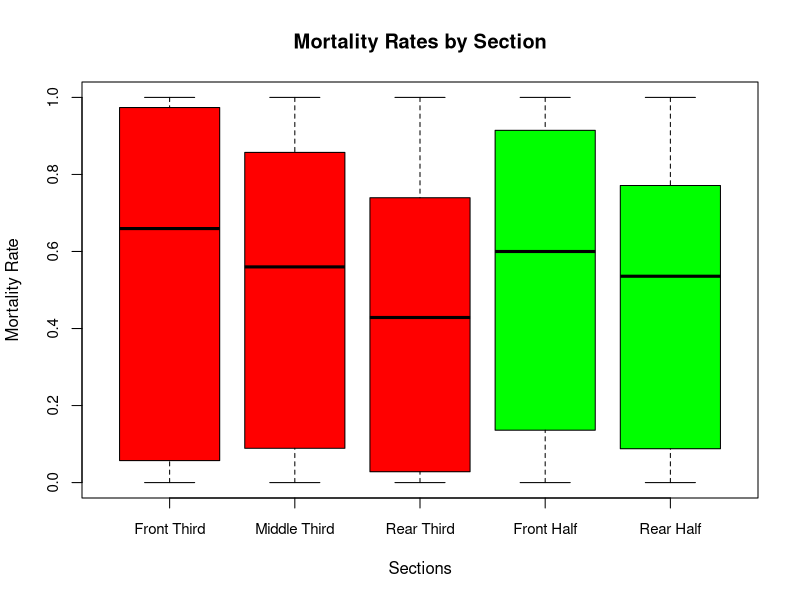
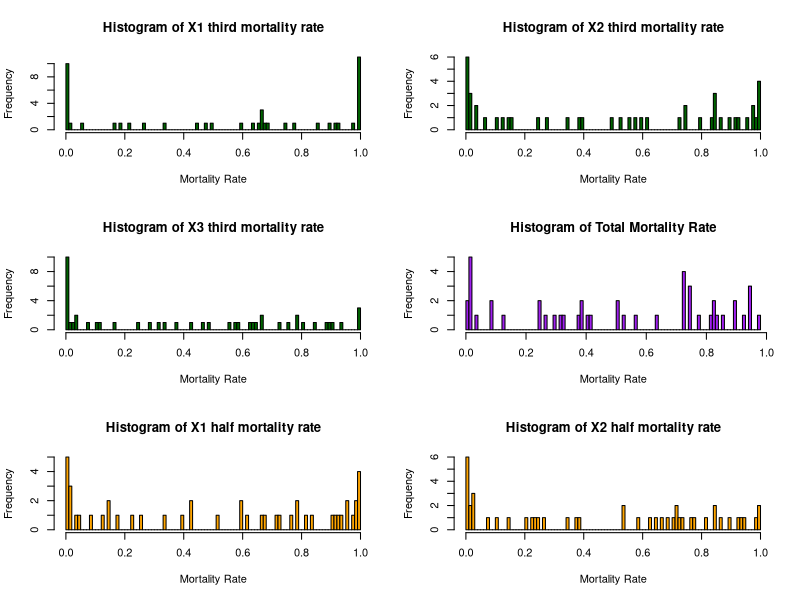
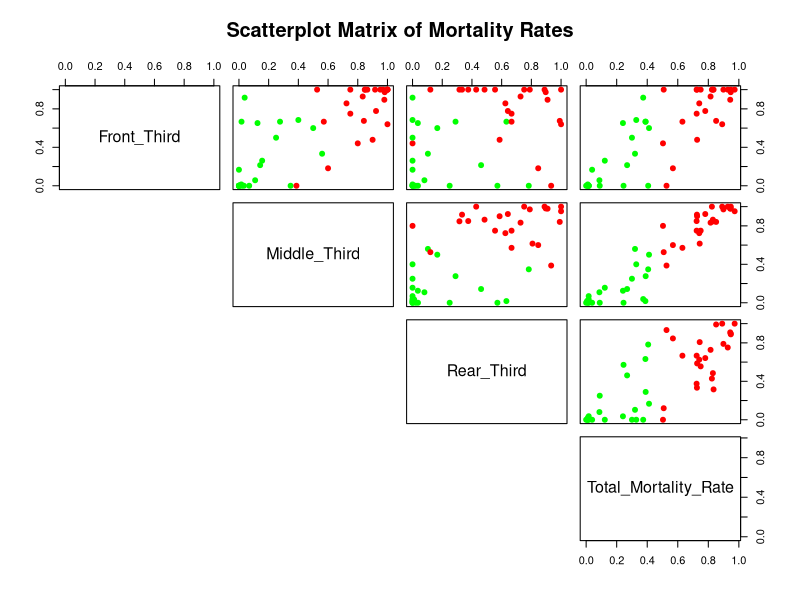
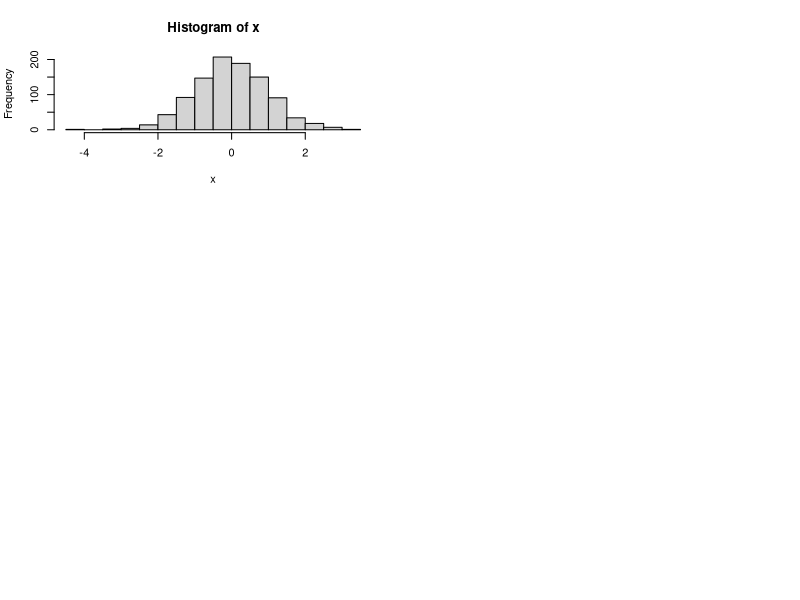

Reproduce these figures in R, in order.
## ---- chunk 1
knitr::opts_chunk$set(echo = TRUE)
## ---- chunk 2
accident_data <- read.csv("AllCREEP_cleaned_eng.csv")
str(accident_data)

## ---- chunk 3
# add a colum of # of passengers for each airplain section
accident_data <- within(accident_data, {
  X2.half.total  <- X2.half.minor  + X2.half.major  + X2.half.dead
  X1.half.total  <- X1.half.minor  + X1.half.major  + X1.half.dead
  X3.third.total <- X3.third.minor + X3.third.major + X3.third.dead
  X2.third.total <- X2.third.minor + X2.third.major + X2.third.dead
  X1.third.total <- X1.third.minor + X1.third.major + X1.third.dead
})

# now we transform the variables that are categorical into factors
factor_cols <- c("PhaseOfFlight", "Time", "Place", "HasFire", "Environment", 
                 "EnergyAbsorption", "CrushedFuselage", "RestraintIntact")

accident_data[factor_cols] <- lapply(accident_data[factor_cols], as.factor)
## ---- chunk 4
accident_data <- within(accident_data, {
  X1.third.mortality.rate <- X1.third.dead / X1.third.total
  X2.third.mortality.rate <- X2.third.dead / X2.third.total
  X3.third.mortality.rate <- X3.third.dead / X3.third.total
  X1.half.mortality.rate  <- X1.half.dead  / X1.half.total
  X2.half.mortality.rate  <- X2.half.dead  / X2.half.total
})
## ---- chunk 5
with(accident_data, {
  boxplot(X1.third.mortality.rate, 
          X2.third.mortality.rate, 
          X3.third.mortality.rate, 
          X1.half.mortality.rate, 
          X2.half.mortality.rate, 
          names = c("Front Third", "Middle Third", "Rear Third", "Front Half", "Rear Half"),
          main = "Mortality Rates by Section",
          ylab = "Mortality Rate",
          xlab = "Sections",
          col = c("red", "red", "red", "green", "green"),
          cex.axis = 0.9)
})
## ---- chunk 6
# shapiro test for normality, p-value extrated and lableled
shapiro_results <- data.frame(
  Section = c("Front Third", "Middle Third", "Rear Third", "Front Half", "Rear Half"),
  P_Value = c(
    shapiro.test(accident_data$X1.third.mortality.rate)$p.value,
    shapiro.test(accident_data$X2.third.mortality.rate)$p.value,
    shapiro.test(accident_data$X3.third.mortality.rate)$p.value,
    shapiro.test(accident_data$X1.half.mortality.rate)$p.value,
    shapiro.test(accident_data$X2.half.mortality.rate)$p.value
  )
)
shapiro_results
## ---- chunk 7
par(mfrow = c(3, 2))

colums <- c("X1.third.mortality.rate","X2.third.mortality.rate" ,"X3.third.mortality.rate") 

for( c in colums){
  hist(accident_data[[c]],
       main = paste("Histogram of", gsub("\\.", " ", c)),
       xlab = "Mortality Rate",
       col = "darkgreen",
       border = "black",
       breaks = 100)
}

##histogram for total mortality rate
hist((accident_data$X1.third.dead + accident_data$X2.third.dead + accident_data$X3.third.dead) / 
       (accident_data$X1.third.total + accident_data$X2.third.total + accident_data$X3.third.total),
     main = "Histogram of Total Mortality Rate",
     xlab = "Mortality Rate",
     col = "purple",
     border = "black",
     breaks = 100)

# check for value ==1 or value ==0 of the total mortality rate
accident_data$Total.mortality.rate <- (accident_data$X1.third.dead + accident_data$X2.third.dead + accident_data$X3.third.dead) / 
  (accident_data$X1.third.total + accident_data$X2.third.total + accident_data$X3.third.total)
#sum(accident_data$Total.mortality.rate == 1) # 0
#sum(accident_data$Total.mortality.rate == 0) # 1





colums_half <- c("X1.half.mortality.rate","X2.half.mortality.rate")
for( c in colums_half){
  hist(accident_data[[c]],
       main = paste("Histogram of", gsub("\\.", " ", c)),
       xlab = "Mortality Rate",
       col = "orange",
       border = "black",
       breaks = 100)
}

library(corrplot)

# 1. Setup Data
correlation_matrix <- data.frame(
  Front_Third = accident_data$X1.third.mortality.rate,
  Middle_Third = accident_data$X2.third.mortality.rate,
  Rear_Third = accident_data$X3.third.mortality.rate,
  Total_Mortality_Rate = accident_data$Total.mortality.rate
)

# 2. Create the Color Gradient Logic
# Create a palette generator that goes from Green -> Red
rbPal <- colorRampPalette(c("green", "red"))

# Map the Total_Mortality_Rate variable to 100 bins (shades of color)
# 'cut' divides the numeric range into intervals, returning the index (1-100)
# We use that index to pick the specific color from rbPal
point_colors <- rbPal(2)[as.numeric(cut(correlation_matrix$Total_Mortality_Rate, breaks = 2))]

# 3. Plot
scatterplot_matrix <- function(data) {
  pairs(data, 
        main = "Scatterplot Matrix of Mortality Rates",
        pch = 19, 
        # Pass the vector of colors we created
        col = point_colors,
        lower.panel = NULL) 
}

scatterplot_matrix(correlation_matrix)
## ---- chunk 8
# Kruskal-Wallis test for differences in mortality rates between sections (only thirds)
mortality_data_third <- data.frame(
  SectionThird = rep(c("Front Third", "Middle Third", "Rear Third"), each = nrow(accident_data)),
  MortalityRateThird = c(accident_data$X1.third.mortality.rate, 
                    accident_data$X2.third.mortality.rate, 
                    accident_data$X3.third.mortality.rate)
)

kruskal_result_third <- kruskal.test(MortalityRateThird ~ SectionThird, data = mortality_data_third)
kruskal_result_third

# Kruskal-Wallis test for differences in mortality rates between sections (only halves)
mortality_data_half <- data.frame(
  SectionHalf = rep(c("Front Half", "Rear Half"), each = nrow(accident_data)),
  MortalityRateHalf = c(accident_data$X1.half.mortality.rate, 
                    accident_data$X2.half.mortality.rate)
)

kruskal_result_half <- kruskal.test(MortalityRateHalf ~ SectionHalf, data = mortality_data_half)
kruskal_result_half
## ---- chunk 9
### test glm with binomial family to see the effect of other variables on mortality rate for each section

## also print the varius confidence intervals for the coefficients, and trasform them into odds ratios
glm_third_1 <- glm(cbind(accident_data$X1.third.dead, accident_data$X1.third.total - accident_data$X1.third.dead) ~ 
                     #accident_data$PhaseOfFlight + 
                     #accident_data$Time + 
                     #accident_data$Place + 
                     accident_data$HasFire + 
                     #accident_data$Environment + 
                     accident_data$EnergyAbsorption + 
                     accident_data$CrushedFuselage + 
                     accident_data$RestraintIntact, 
                   family = quasibinomial(link = "logit"))

glm_third_2 <- glm(cbind(accident_data$X2.third.dead, accident_data$X2.third.total - accident_data$X2.third.dead) ~ 
                     #accident_data$PhaseOfFlight + 
                     #accident_data$Time + 
                     #accident_data$Place + 
                     accident_data$HasFire + 
                     #accident_data$Environment + 
                     accident_data$EnergyAbsorption + 
                     accident_data$CrushedFuselage + 
                     accident_data$RestraintIntact, 
                   family = quasibinomial(link = "logit"))

glm_third_3 <- glm(cbind(accident_data$X3.third.dead, accident_data$X3.third.total - accident_data$X3.third.dead) ~ 
                     #accident_data$PhaseOfFlight + 
                     #accident_data$Time + 
                     #accident_data$Place + 
                     accident_data$HasFire + 
                     #accident_data$Environment + 
                     accident_data$EnergyAbsorption + 
                     accident_data$CrushedFuselage + 
                     accident_data$RestraintIntact, 
                   family = quasibinomial(link = "logit"))

# now try to model the total mortality rate

glm_total <- glm(cbind(accident_data$X1.third.dead + accident_data$X2.third.dead + accident_data$X3.third.dead, 
                       accident_data$X1.third.total + accident_data$X2.third.total + accident_data$X3.third.total - 
                         (accident_data$X1.third.dead + accident_data$X2.third.dead + accident_data$X3.third.dead)) ~ 
                   #accident_data$PhaseOfFlight + 
                   #accident_data$Time + 
                   #accident_data$Place + 
                   accident_data$HasFire + 
                   #accident_data$Environment + 
                   accident_data$EnergyAbsorption + 
                   accident_data$CrushedFuselage + 
                   accident_data$RestraintIntact, 
                 family = quasibinomial(link = "logit"))

## ---- chunk 10
summary(glm_third_1)
summary(glm_third_2)
summary(glm_third_3)
summary(glm_total)
## ---- chunk 11
x <- rnorm(1000)
hist(x)
